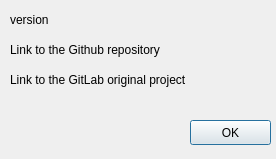
<?xml version="1.0" encoding="UTF-8"?>
<ui version="4.0">
 <class>Dialog</class>
 <widget class="QDialog" name="Dialog">
  <property name="geometry">
   <rect>
    <x>0</x>
    <y>0</y>
    <width>276</width>
    <height>159</height>
   </rect>
  </property>
  <property name="windowTitle">
   <string>Dialog</string>
  </property>
  <widget class="QPushButton" name="okBtn">
   <property name="geometry">
    <rect>
     <x>190</x>
     <y>120</y>
     <width>81</width>
     <height>25</height>
    </rect>
   </property>
   <property name="text">
    <string>OK</string>
   </property>
  </widget>
  <widget class="QLabel" name="versionLabel">
   <property name="geometry">
    <rect>
     <x>10</x>
     <y>10</y>
     <width>131</width>
     <height>20</height>
    </rect>
   </property>
   <property name="text">
    <string>version</string>
   </property>
  </widget>
  <widget class="QLabel" name="githubLabel">
   <property name="geometry">
    <rect>
     <x>10</x>
     <y>40</y>
     <width>191</width>
     <height>20</height>
    </rect>
   </property>
   <property name="text">
    <string>Link to the Github repository</string>
   </property>
  </widget>
  <widget class="QLabel" name="originalLabel">
   <property name="geometry">
    <rect>
     <x>10</x>
     <y>70</y>
     <width>221</width>
     <height>20</height>
    </rect>
   </property>
   <property name="text">
    <string>Link to the GitLab original project</string>
   </property>
  </widget>
 </widget>
 <resources/>
 <connections/>
</ui>
